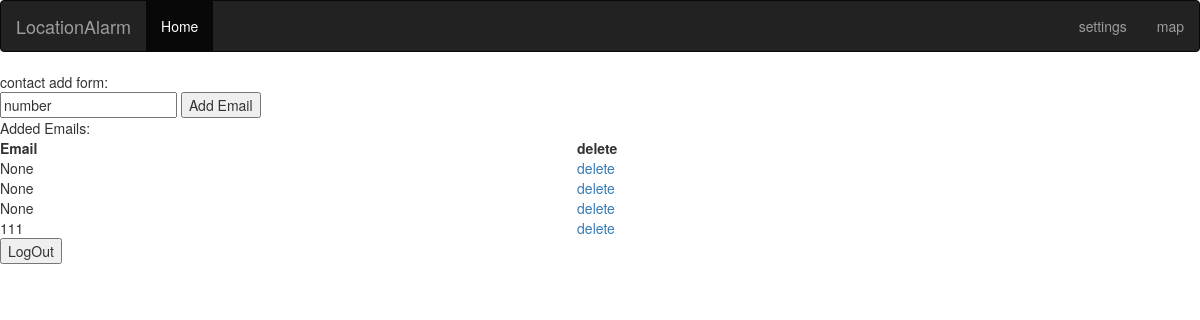
/articles/contacts/ (signed in), run on an earlier commit of the app's database.
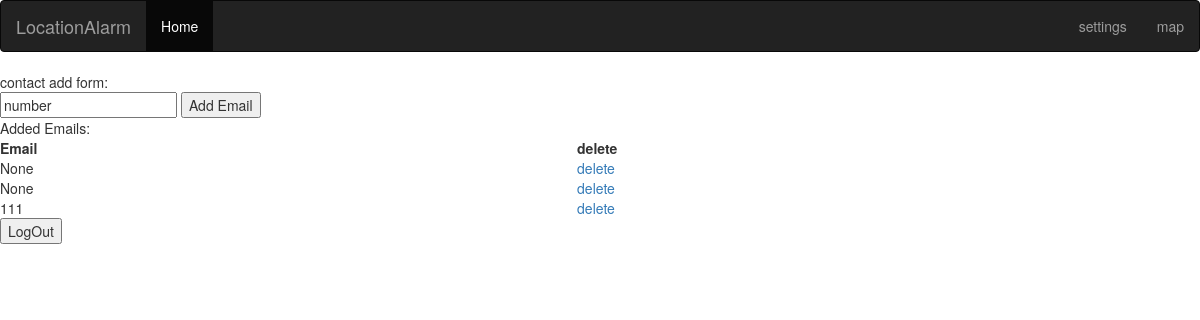
And on a later commit of the database.
### articles/models.py (models this page shows)
class UserContacts(models.Model):
    username = models.ForeignKey(User,default=None)
    number = models.CharField(max_length=12,default='None',blank=True) # validators should be a list
    def __unicode__(self):
        return self.number

### articles/views.py (the view)
# urls.py: url(r'contacts/$',views.contacts_view,name="contacts"),
def contacts_view(request):
    if request.method=='POST':
        form=forms.UserContacts()
        instance=form.save(commit=False)
        instance.username=request.user
        instance.number=request.POST['number']
        instance.save()
        message = messages.success(request,('contact saved!'))
        objects=UserContacts.objects.filter(username=request.user)
        print(objects)
        return render(request,'articles/contacts.html',{'contacts':objects},{'message':message})
    else:
        form=forms.UserContacts()
        objects=UserContacts.objects.filter(username=request.user)
        print(objects)
        return render(request,'articles/contacts.html',{'contacts':objects})

### articles/templates/articles/contacts.html (shortened to what this page needs)
{% extends 'articles/base.html' %}
 {% block content %}
 contact add form:
 <form class="" action="{% url 'articles:contacts' %}" method="post">
  <input type="text" name="number" value="number" />
   <button type="submit" name="submit" value="save">Add Email</button>
 </form>
 Added Emails:
 <table style="width:100%">
   <tr>
     <th>Email</th>
     <th>delete</th>
   </tr>
   {% for contacts in contacts %}
   <tr>
       <td>{{contacts.number}}</td>
       <td><a href="{% url 'articles:delete_contact_view' contacts.id %}">delete</a></td>
   </tr>
      {% endfor %}
 </table>
 {% endblock%}

What changed in the data, as far as the page shows it:
removed UserContacts: number "None"
